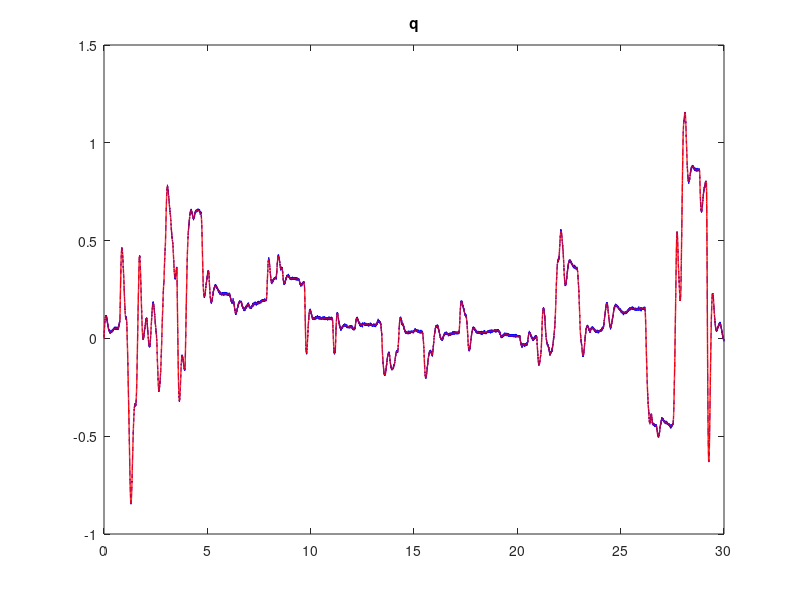
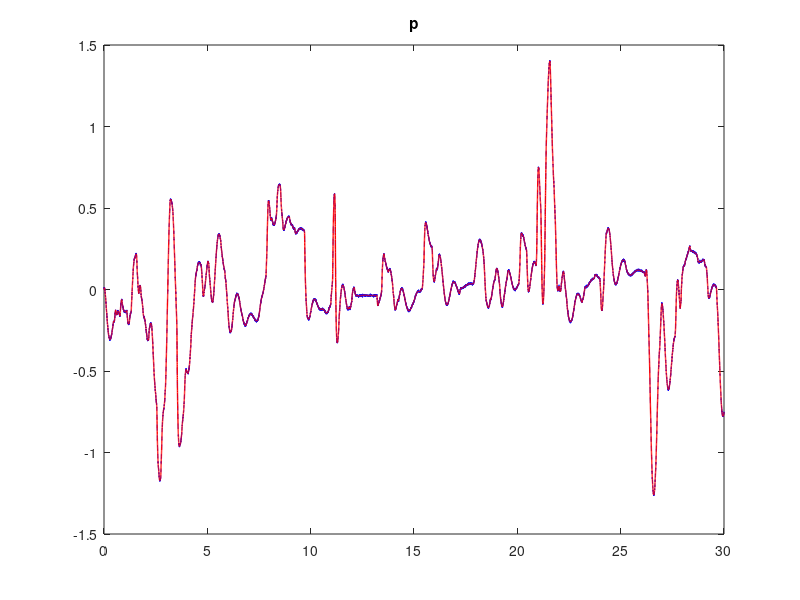
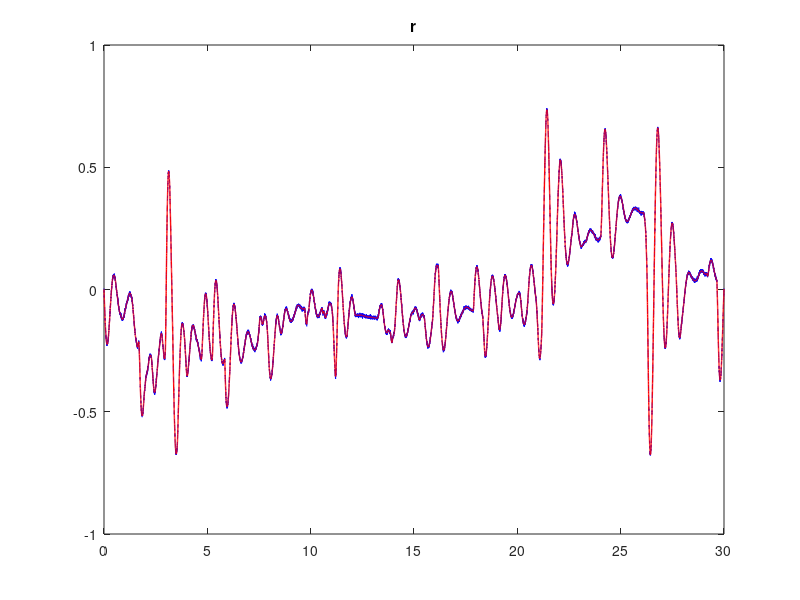
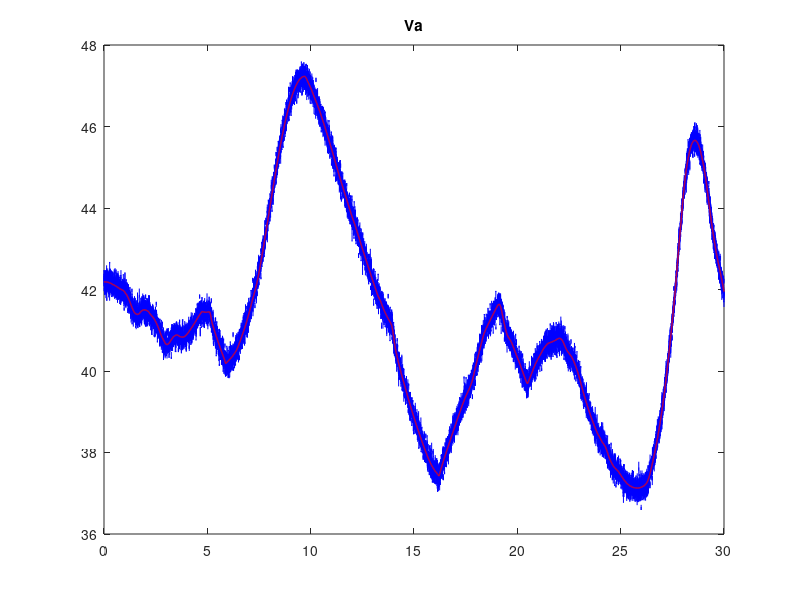

The MATLAB source for these figures, in order:
load simulationData.mat
load fullStateData.mat

length(time)
length(q)
length(q_meas)
plot(time,(q_meas),'b--')
hold on
plot(time,q,'r-', 'LineWidth',1)
title('q')

figure

length(time)
length(p)
length(p_meas)
plot(time,(p_meas),'b--')
hold on
plot(time,p,'r-', 'LineWidth',1)
title('p')

figure

length(time)
length(r)
length(r_meas)
plot(time,(r_meas),'b--')
hold on
plot(time,r,'r-', 'LineWidth',1)
title('r')


figure

length(time)
V=sqrt(u.*u+v.*v+w.*w);
length(V)
length(Va)
plot(time,(Va),'b--')
hold on
plot(time,V,'r-', 'LineWidth',1)
title('Va')

figure

length(time)
alphaclean=atan(w./u);
length(alphaclean)
length(alpha)
plot(time,(alpha),'b--')
hold on
plot(time,alphaclean,'r-', 'LineWidth',1)
title('alpha')

figure

length(time)
betaclean=atan(v./u);
length(betaclean)
length(beta)
plot(time,(beta),'b--')
hold on
plot(time,betaclean,'r-', 'LineWidth',1)
title('beta')

function vecResized = myResize(vec)
aux         = vec;
aux(end)    = []; % delete the last component
aux(1)      = []; % delete the firts component
vecResized  = aux;
end
